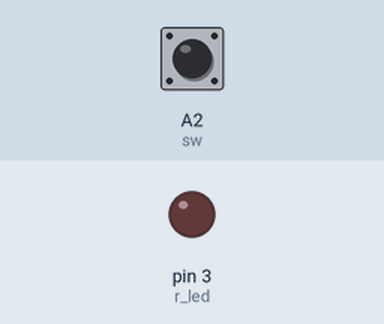
Recording of a sketch running on a simulated Arduino Uno, built with avr-gcc and run on an emulated ATmega328P. Parts: output pins drawn as LEDs (lit = HIGH). The inputs (shaded band) are chosen by the test bench; at power-on: A2 (sw) HIGH.

Above: at 1.2 s.
1.3 s: A2 (sw) pulled LOW for 0.15 s
At 1.9 s:
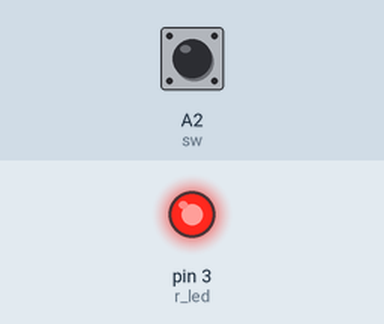
2.9 s: A2 (sw) pulled LOW for 1 s
At 4.3 s:
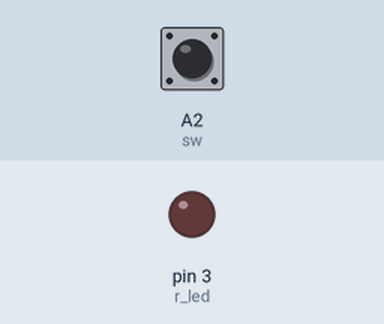
5.4 s: A2 (sw) pulled LOW for 3.2 s
At 6.3 s:
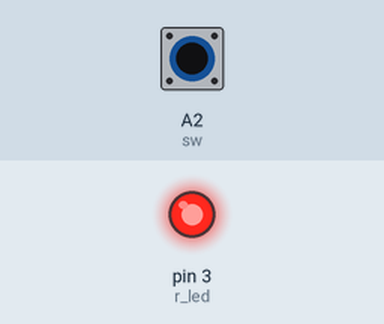
Timing chart, 0 to 8.4 s (numbered marks = the images above; inputs shaded):
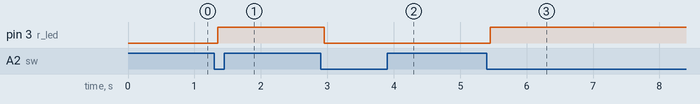

The sketch:

_6th_program.ino
```cpp
int sw = A2;
int r_led = 3;
int currentValue,lastValue;
boolean t = LOW;
void setup()
{
  pinMode(sw,INPUT);
  pinMode(r_led,OUTPUT);
}
void loop()
{
  currentValue = digitalRead(sw);
  delay(50);
  if(currentValue==LOW && lastValue == HIGH)
  {
    t =!t;
  }
  lastValue=currentValue;
  digitalWrite(r_led,t);
}
```

Measured:
- after the input at 1.3 s, pin 3 (r_led): LOW → HIGH after 0.05 s
- after the input at 2.9 s, pin 3 (r_led): HIGH → LOW after 0.05 s
- after the input at 5.4 s, pin 3 (r_led): LOW → HIGH after 0.05 s
